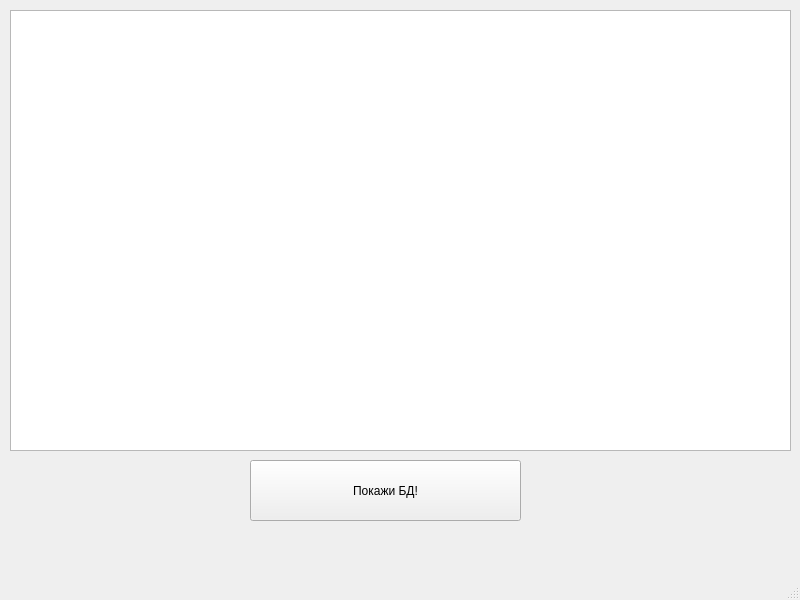
<?xml version="1.0" encoding="UTF-8"?>
<ui version="4.0">
 <class>MainWindow</class>
 <widget class="QMainWindow" name="MainWindow">
  <property name="geometry">
   <rect>
    <x>0</x>
    <y>0</y>
    <width>800</width>
    <height>600</height>
   </rect>
  </property>
  <property name="windowTitle">
   <string>MainWindow</string>
  </property>
  <widget class="QWidget" name="centralwidget">
   <widget class="QPushButton" name="pushButton">
    <property name="geometry">
     <rect>
      <x>250</x>
      <y>460</y>
      <width>271</width>
      <height>61</height>
     </rect>
    </property>
    <property name="text">
     <string>Покажи БД!</string>
    </property>
   </widget>
   <widget class="QTableWidget" name="tableWidget">
    <property name="geometry">
     <rect>
      <x>10</x>
      <y>10</y>
      <width>781</width>
      <height>441</height>
     </rect>
    </property>
   </widget>
  </widget>
  <widget class="QMenuBar" name="menubar">
   <property name="geometry">
    <rect>
     <x>0</x>
     <y>0</y>
     <width>800</width>
     <height>21</height>
    </rect>
   </property>
  </widget>
  <widget class="QStatusBar" name="statusbar"/>
 </widget>
 <resources/>
 <connections/>
</ui>
